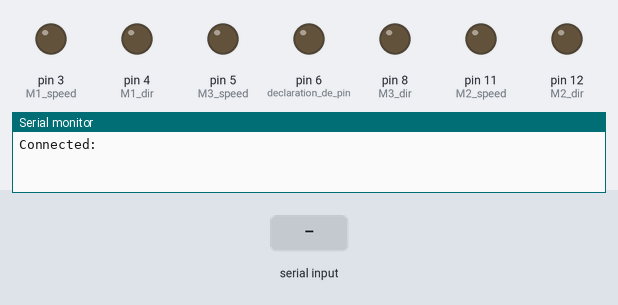
Simulated run of this sketch. Board: Arduino Uno, built with avr-gcc and run on an emulated ATmega328P. Shown: output pins drawn as LEDs (lit = HIGH), the last lines printed to the serial monitor. Inputs (shaded band) come from the test bench.

Above: at 1.2 s.
1.3 s: "1" received over the second serial link
At 1.9 s:
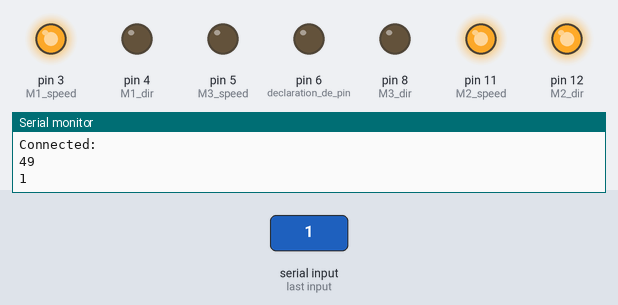
Timing chart, 0 to 4.3 s (numbered marks = the images above; inputs shaded):
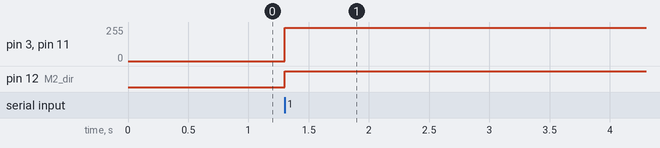

The sketch:

Config_HC06v5.ino
```cpp
/* Programme Arduino permettant de configurer la communication bluetooth entre la carte Arduino équipée du module HC-06 et un appareil équipé de l'application Config_bluetooth*/
/* Ce programme réalise l'affchage des caratères "R" lors de l'appui sur le bouton "Relâcher" et "S" lors de l'appui sur le bouton "Saisir" */

/********** Définition des librairies **********/
#include <SoftwareSerial.h>                 //Déclaration de la librairie SoftwareSerial.h permettant de mettre en place une communication série sur les broches numériques de la carte Arduino

/********** Définition des variables globales **********/
//Les 3 variables suivantes peutvent être modifiées ou non par E5
int Baudrate=9600;                          //Déclaration d'une variable de type entier, nommé Baudrate et de valeur 9600
int RxHC06=9;                               //Déclaration d'une variable de type entier, nommé RxHC06 et de valeur 9
int TxHC06=10;
const int M1_dir = 4;// installation de la direction du moteur M1 pin 4
const int M1_speed = 3;// installation de la de vitesse du moteur M1 pin 3
const int M2_dir = 12;// installation de la direction du moteur M2 pin 12
const int M2_speed = 11;// installation de la de vitesse du moteur M2 pin 11
const int M3_dir = 8;// installation de la direction du moteur M3 pin 8
const int M3_speed = 5;// installation de la de vitesse du moteur M3 pin 5

//Déclaration d'une variable de type entier, nommé TxHC06 et de valeur 10

int  result=0;                              //Déclaration d'une variable de type byte (=octet), nommé result et de valeur 0
SoftwareSerial mySerial(9, 10);    //Déclaration de la liaison série entre la carte Arduino et le module Bluetooth HC-06 (RxArduino=TxHC-06 et TxArduino=RxHC-06)

/********** Initialisation carte et I/O **********/
void setup(){
  pinMode(4, OUTPUT);// declaration de pin
   pinMode(12, OUTPUT);// declaration de pin
    pinMode(8, OUTPUT);// declaration de pin
     pinMode(7, INPUT);// declaration de pin
       pinMode(3, OUTPUT);// declaration de pin
   pinMode(11, OUTPUT);// declaration de pin
    pinMode(5, OUTPUT);// declaration de pin
     pinMode(6, OUTPUT);// declaration de pin
  Serial.begin(Baudrate);                   //Début de la communication série (avec moniteur série) et définition de la vitesse de transmission
  mySerial.begin(Baudrate);                 //Début de la communication série (avec module HC-06) et définition de la vitesse de transmission
  Serial.println("Connected:");     //Ouvrir le moniteur série (Outils -> Moniteur série) puis taper AT pour vérifier si com OK
}                                           //Renommer module Bluetooth: AT+NAMEnom
                                            //Définition du Baud Rate: AT+BAUDx (x=1->1200, x=2->2400, x=3->4800, x=4 -> 9600 (défaut), ..., x=8 -> 115200)
/*****************************************/
/********** Programme principal **********/
/*****************************************/
void loop(){
  if (mySerial.available())                 //Si données entrantes (entre HC-06 et Arduino) sont non nulles
  {
    result=mySerial.read(); //Lecture des données reçues
    Serial.println (result);
    Serial.write(result);  //Envoie des données reçues sur moniteur série
 if( result == 1)// si le resulta est égalle a 1
Serial.println ("avant");// aficher commende dans moniteur série
 digitalWrite(M1_dir,LOW);//  moteur m1 en mode avent

 analogWrite(M1_speed, 250);// moteur m1 vitesse 200
  digitalWrite(M2_dir, HIGH);//  moteur m1 en mode avent
 analogWrite(M2_speed, 250);// moteur m1 vitesse 200
  }

 else if( result == 2)// si le resultat est égal a 2
 {
Serial.println ("arriere");// afficher commande dans moniteur série
 digitalWrite(M1_dir,HIGH);//  moteur m1 en mode avant
 analogWrite(M1_speed, 250);// moteur m1 vitesse 200
  digitalWrite(M2_dir, LOW);//  moteur m1 en mode avant
 analogWrite(M2_speed, 250);// moteur m1 vitesse 200
  }
else if( result == 3)// si le resulta est égalle a 3
 {
Serial.println ("gauche");// aficher commende dans moniteur série
 digitalWrite(M1_dir,LOW);//  moteur m1 en mode arret
 analogWrite(M1_speed, 50);// moteur m1 vitesse 0
  digitalWrite(M2_dir, LOW);//  moteur m1 en mode arret
 analogWrite(M2_speed, 50);// moteur m1 vitesse 0
  }

else if( result == 4)// si le resulta est égalle a 4
 {
Serial.println ("droite");// aficher commende dans moniteur série
 digitalWrite(M1_dir,HIGH);//  moteur m1 en mode arret
 analogWrite(M1_speed, 50);// moteur m1 vitesse 0
  digitalWrite(M2_dir, HIGH);//  moteur m1 en mode arret
 analogWrite(M2_speed, 50);// moteur m1 vitesse 0
  }

   else if( result == 9)// si le resulta est égalle a 9
 {
Serial.println ("arret");// aficher commende dans moniteur série
 digitalWrite(M1_dir,LOW);//  moteur m1 en mode arret
 analogWrite(M1_speed, 0);// moteur m1 vitesse 0
  digitalWrite(M2_dir, LOW);//  moteur m1 en mode arret
 analogWrite(M2_speed, 0);// moteur m1 vitesse 0
  }
  else if( result == 7)// si le resulta est égalle a 9
 {
Serial.println ("MONTER");// aficher commende dans moniteur série
 digitalWrite(M3_dir,LOW);//  moteur m1 en mode arret
 analogWrite(M3_speed, 250);// moteur m1 vitesse 0

  }
    else if( result == 8)// si le resulta est égalle a 9
 {
Serial.println ("DECENDRE");// aficher commende dans moniteur série
 digitalWrite(M3_dir,HIGH);//  moteur m1 en mode arret
 analogWrite(M3_speed, 250);// moteur m1 vitesse 0

  }
}
```

Measured:
- after the input at 1.3 s, pin 3 (M1_speed), pin 11 (M2_speed): 0/255 → 250/255 at once; pin 12 (M2_dir): LOW → HIGH at once
